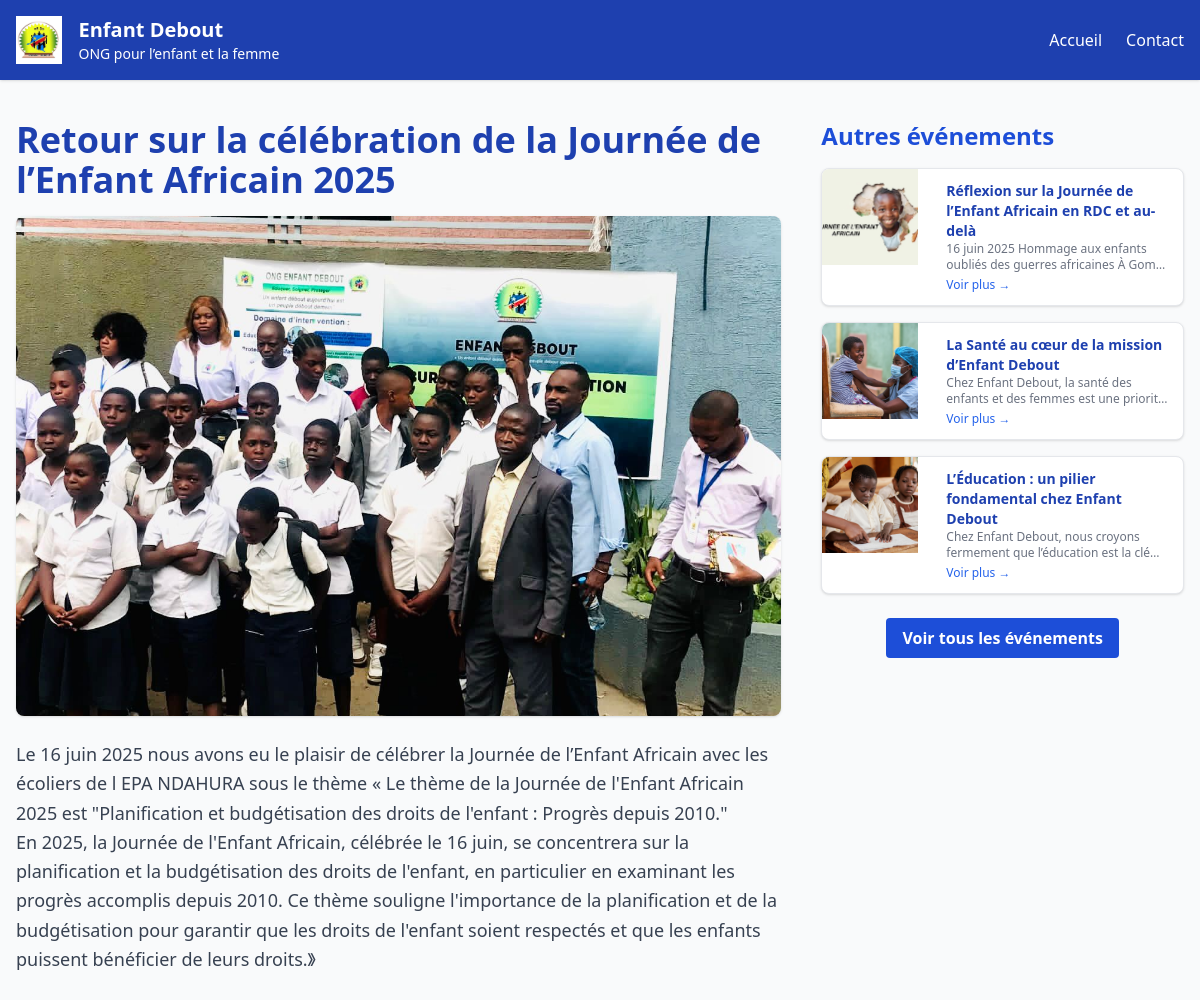
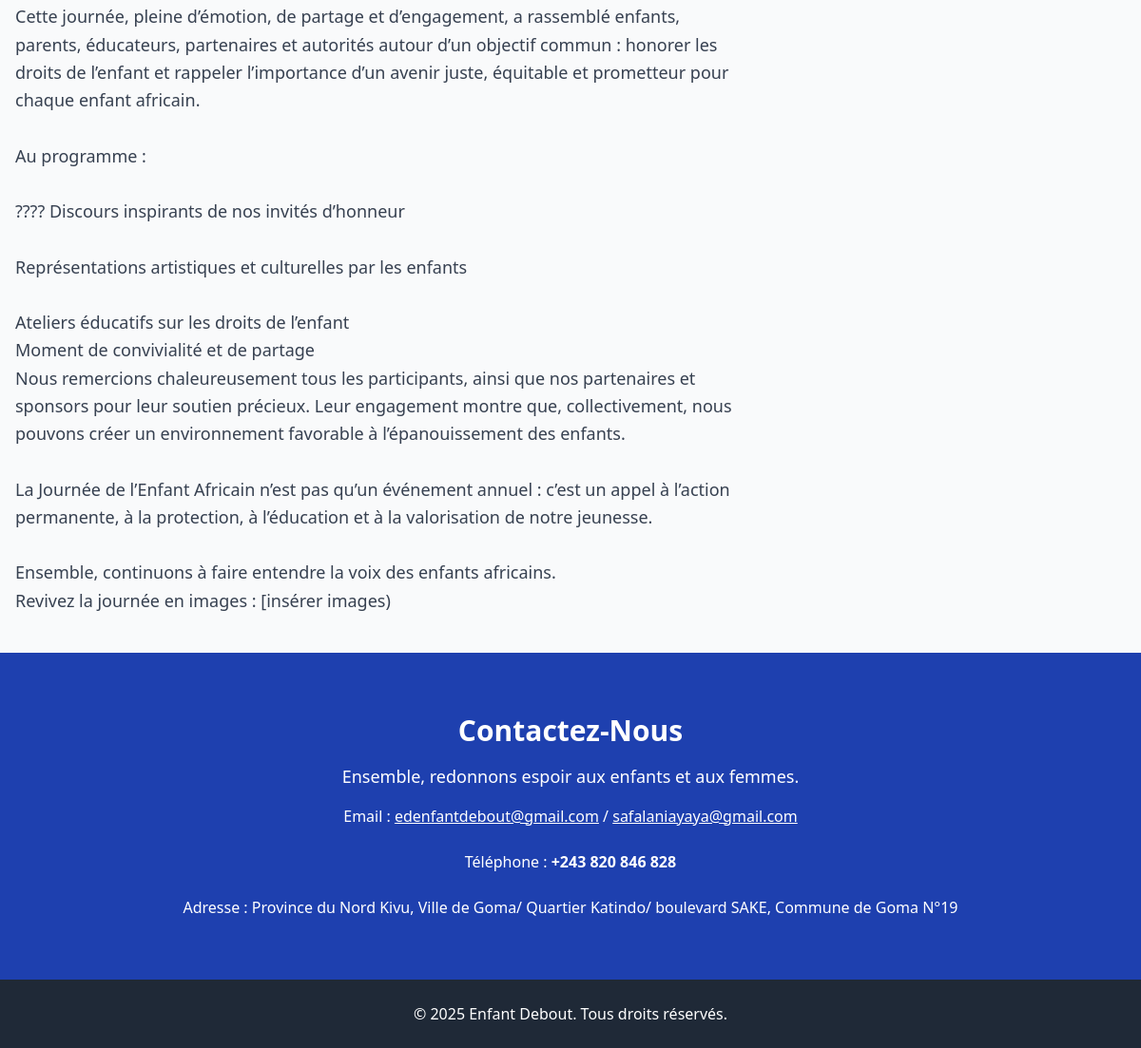
The app's page /Frontend/Pages/evenement.php?id=21 with its own data (2 pictures, top to bottom).
### tables this page shows
CREATE TABLE `activities` (
  `id` int(11) NOT NULL,
  `title` varchar(1000) NOT NULL,
  `description` text NOT NULL,
  `image` varchar(255) NOT NULL,
  `date` date NOT NULL DEFAULT current_timestamp()
);

### Backend/request_bdd.php (called while the page is built, shortened)
<?php
$bdd = connecterBDD();
function getEventById($id)
{
    global $bdd;
    try {
        $stmt = $bdd->prepare("SELECT * FROM activities WHERE id = ?");
        $stmt->execute([$id]);
        return $stmt->fetch(PDO::FETCH_ASSOC);
    } catch (PDOException $e) {
        echo "Erreur lors de la récupération de l'événement : " . $e->getMessage();
        return null;
    }
}
function getOtherEvents($excludeId)
{
    global $bdd;
    try {
        $stmt = $bdd->prepare("SELECT * FROM activities WHERE id != ? ORDER BY date DESC LIMIT 3");
        $stmt->execute([$excludeId]);
        return $stmt->fetchAll(PDO::FETCH_ASSOC);
    } catch (PDOException $e) {
        echo "Erreur lors de la récupération des autres événements : " . $e->getMessage();
        return [];
    }
}
?>

### Frontend/Pages/evenement.php (the view, shortened to what this page needs)
<?php
require_once '../../Backend/request_bdd.php';
$id = $_GET['id'] ?? null;
$evenement = getEventById($id);
$autres = getOtherEvents($id);
?>
<!DOCTYPE html>
<html lang="fr">
<head>
    <script src="https://cdn.tailwindcss.com"></script>
</head>
<body class="bg-gray-50 text-gray-800">
    <header class="bg-blue-800 text-white shadow">
        <div class="max-w-screen-xl mx-auto flex items-center justify-between px-4 py-4">
            <div class="flex items-center space-x-4">
                <img src="../assets/logo.png" alt="Logo Enfant Debout" class="h-12 w-auto">
                <div>
                    <h1 class="text-xl font-bold">Enfant Debout</h1>
                    <p class="text-sm">ONG pour l’enfant et la femme</p>
                </div>
            </div>
            <nav class="hidden md:flex space-x-6">
                <a href="Accueil.php" class="hover:text-blue-200">Accueil</a>
                <a href="#contact" class="hover:text-blue-200">Contact</a>
            </nav>
        </div>
    </header>
    <main class="max-w-screen-xl mx-auto px-4 py-10">
        <div class="grid grid-cols-1 lg:grid-cols-3 gap-10">
            <div class="lg:col-span-2">
                <h1 class="text-3xl md:text-4xl font-bold text-blue-800 mb-4"><?= $evenement['title'] ?></h1>
                <img src="../Admin/uploads/<?= $evenement['image'] ?>" alt="<?= $evenement['title'] ?>"
                    class="w-full rounded-lg shadow mb-6 max-h-[500px] object-cover image-gallery cursor-pointer"
                    onclick="openModal('../Admin/uploads/<?= $evenement['image'] ?>', '<?= htmlspecialchars($evenement['title']) ?>')">
                <p class="text-gray-700 leading-relaxed text-lg"><?= nl2br($evenement['description']) ?></p>
            </div>
            <aside>
                <h2 class="text-2xl font-semibold text-blue-700 mb-4">Autres événements</h2>
                <div class="space-y-4">
                    <?php foreach ($autres as $ev): ?>
                        <div class="bg-white border rounded-lg shadow hover:shadow-md transition overflow-hidden">
                            <a href="evenement.php?id=<?= $ev['id'] ?>" class="flex space-x-4">
                                <img src="../Admin/uploads/<?= $ev['image'] ?>" alt="<?= $ev['title'] ?>"
                                    class="h-24 w-24 object-cover image-gallery cursor-pointer"
                                    onclick="event.preventDefault(); openModal('../Admin/uploads/<?= $ev['image'] ?>', '<?= htmlspecialchars($ev['title']) ?>')">
                                <div class="p-3">
                                    <h3 class="font-semibold text-blue-800 text-sm"><?= $ev['title'] ?></h3>
                                    <p class="text-gray-500 text-xs line-clamp-2"><?= strip_tags($ev['description']) ?></p>
                                    <span class="text-blue-600 text-xs hover:underline block mt-1">Voir plus →</span>
                                </div>
                            </a>
                        </div>
                    <?php endforeach; ?>
                </div>
                <div class="mt-6 text-center">
                    <a href="liste_evenements.php"
                        class="inline-block bg-blue-700 hover:bg-blue-800 text-white font-semibold py-2 px-4 rounded transition">
                        Voir tous les événements
                    </a>
                </div>
            </aside>
        </div>
    </main>
    <section id="contact" class="py-16 bg-blue-800 text-white text-center">
        <div class="container mx-auto px-6">
            <h2 class="text-3xl font-bold mb-4">Contactez-Nous</h2>
            <p class="text-lg mb-4">Ensemble, redonnons espoir aux enfants et aux femmes.</p>
            <p>Email : <span><a href="mailto:edenfantdebout@gmail.com"
                        class="underline">edenfantdebout@gmail.com</a></span> / <span><a
                        href="mailto:safalaniayaya@gmail.com" class="underline">safalaniayaya@gmail.com</a></span>
            </p>
            <br>
            <p>Téléphone : <strong>+243 820 846 828</strong></p>
            <br>
            <p>Adresse : Province du Nord Kivu, Ville de Goma/ Quartier Katindo/ boulevard SAKE, Commune de Goma
                N°19</p>
        </div>
    </section>
    <footer class="bg-gray-800 text-white py-6">
        <div class="container mx-auto text-center">
            <p>&copy; 2025 Enfant Debout. Tous droits réservés.</p>
        </div>
    </footer>
</body>
</html>

### Frontend/Pages/evenement.php (style rules this page uses)
.image-gallery { cursor: pointer; transition: transform 0.3s ease; }

### records on screen
activities: title "Retour sur la célébration de la Journée de l’Enfant Africain 2025", image (picture), description "Le 16 juin 2025 nous avons eu le plaisir de célébrer la Journée de l’Enfant Africain avec les écoliers de l EPA NDAHURA sous le thème « Le thème de la Journée de l'Enfant Africain 2025 est \"Planification et budgétisation des droits de l'enfant : Progrès depuis 2010.\" En 2025, la Journée de l'Enfant Africain, célébrée le 16 juin, se concentrera sur la planification et la budgétisation des droits de l'enfant, en particulier en examinant les progrès accomplis depuis 2010. Ce thème souligne l'importance de la planification et de la budgétisation pour garantir que les droits de l'enfant soient respectés et que les enfants puissent bénéficier de leurs droits.》 Cette journée, pleine d’émotion, de…"
activities: image (picture), title "Réflexion sur la Journée de l’Enfant Africain en RDC et au-delà", description "16 juin 2025 Hommage aux enfants oubliés des guerres africaines À…"
activities: image (picture), title "La Santé au cœur de la mission d’Enfant Debout", description "Chez Enfant Debout, la santé des enfants et des femmes est une…"
activities: image (picture), title "L’Éducation : un pilier fondamental chez Enfant Debout", description "Chez Enfant Debout, nous croyons fermement que l’éducation est la…"
